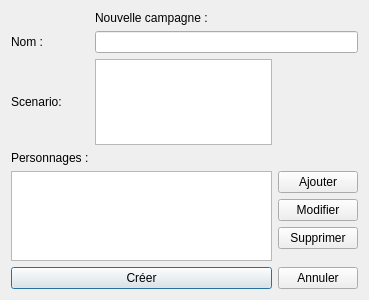
<?xml version="1.0" encoding="UTF-8"?>
<ui version="4.0">
 <class>formNouvelleCampagne</class>
 <widget class="QDialog" name="formNouvelleCampagne">
  <property name="geometry">
   <rect>
    <x>0</x>
    <y>0</y>
    <width>369</width>
    <height>300</height>
   </rect>
  </property>
  <property name="windowTitle">
   <string>Dialog</string>
  </property>
  <layout class="QGridLayout" name="gridLayout">
   <item row="5" column="0" rowspan="3" colspan="2">
    <widget class="QListWidget" name="listWidget"/>
   </item>
   <item row="4" column="0">
    <widget class="QLabel" name="label_2">
     <property name="text">
      <string>Personnages :</string>
     </property>
    </widget>
   </item>
   <item row="2" column="1" colspan="2">
    <widget class="QLineEdit" name="lineEdit"/>
   </item>
   <item row="8" column="0" colspan="2">
    <widget class="QPushButton" name="creerButton">
     <property name="text">
      <string>Créer</string>
     </property>
    </widget>
   </item>
   <item row="0" column="1" colspan="2">
    <widget class="QLabel" name="label">
     <property name="text">
      <string>Nouvelle campagne :</string>
     </property>
    </widget>
   </item>
   <item row="2" column="0">
    <widget class="QLabel" name="label_3">
     <property name="text">
      <string>Nom :</string>
     </property>
    </widget>
   </item>
   <item row="8" column="2">
    <widget class="QPushButton" name="annulerButton">
     <property name="text">
      <string>Annuler</string>
     </property>
    </widget>
   </item>
   <item row="3" column="0">
    <widget class="QLabel" name="label_4">
     <property name="text">
      <string>Scenario:</string>
     </property>
    </widget>
   </item>
   <item row="3" column="1">
    <widget class="QTextEdit" name="textEdit"/>
   </item>
   <item row="5" column="2">
    <layout class="QVBoxLayout" name="verticalLayout">
     <item>
      <widget class="QPushButton" name="pushButton">
       <property name="text">
        <string>Ajouter</string>
       </property>
      </widget>
     </item>
     <item>
      <widget class="QPushButton" name="pushButton_2">
       <property name="text">
        <string>Modifier</string>
       </property>
      </widget>
     </item>
     <item>
      <widget class="QPushButton" name="pushButton_3">
       <property name="text">
        <string>Supprimer</string>
       </property>
      </widget>
     </item>
    </layout>
   </item>
  </layout>
 </widget>
 <resources/>
 <connections/>
</ui>
